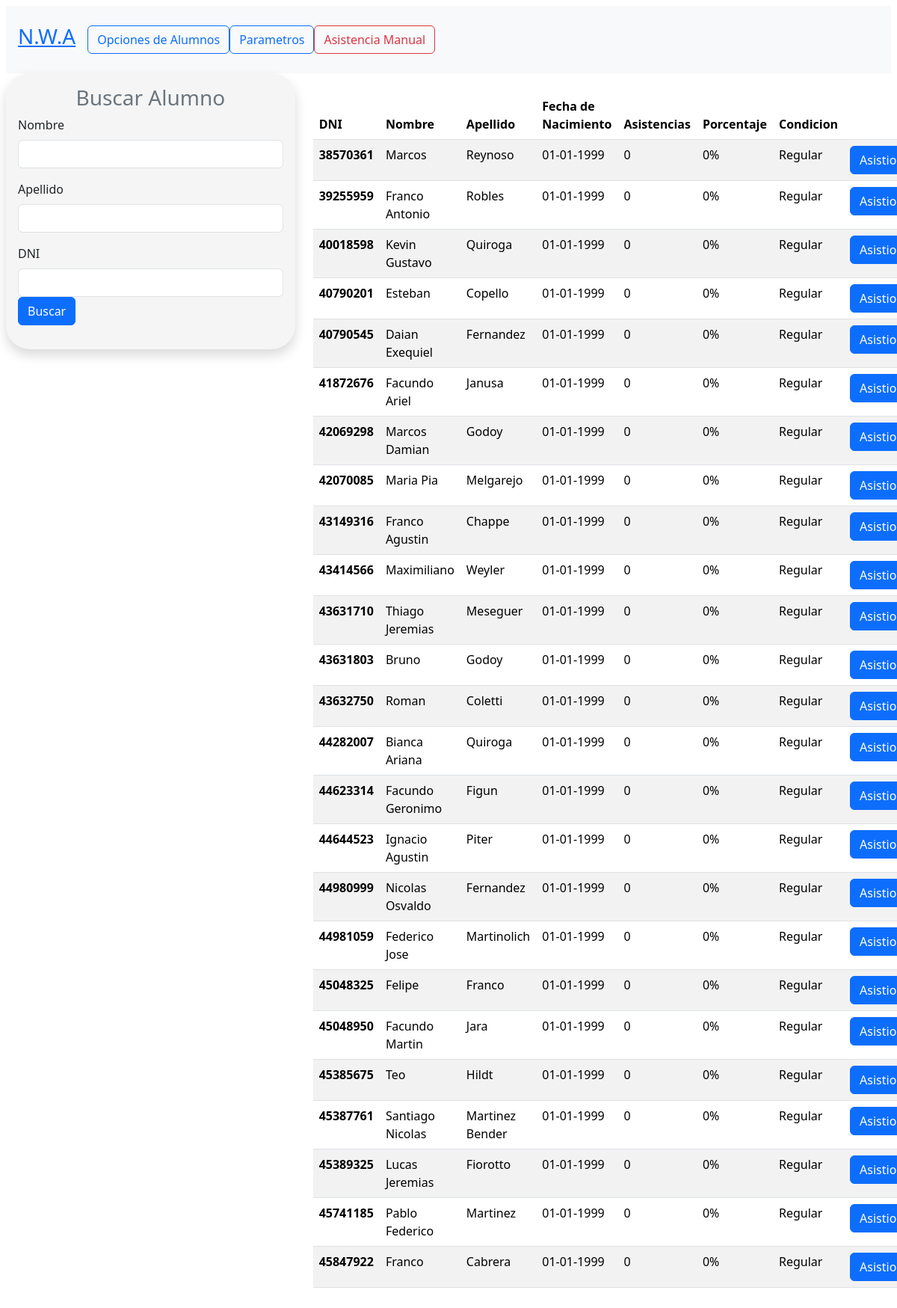
The app's page /home.php with its own data.
### tables this page shows
CREATE TABLE Alumno (
    alumn_DNI INT PRIMARY KEY,
    nombre VARCHAR(100) NOT NULL,
    apellido VARCHAR(100) NOT NULL,
    asistencias INT DEFAULT 0,
    fecha_nac DATE
);

### Alumno/buscarAlumno.php (called while the page is built, shortened)
<?php
            function buscarAlumno(){
                try {
                    $BD = Conexion::connect();
                    $query = 'SELECT alumn_DNI, nombre, apellido, asistencias, DATE_FORMAT(fecha_nac, "%d-%m-%Y") AS fecha_nac FROM alumno WHERE 1';
                    $stmt = $BD->prepare($query);
                    $stmt->execute();
                    $result = $stmt->get_result();
                    $alumnos = $result->fetch_all(MYSQLI_ASSOC);
                }catch (PDOException $e) {
                    die("Error: " . $e->getMessage());
                }
                return $alumnos;
            }
?>

### Alumno/Alumno.php (the view, shortened to what this page needs)
<?php
    class Alumno{
        public $alumn_DNI;
        function __construct($alumn_DNI,$nombre,$apellido,$fecha_nac,$asistencias){
            $this->alumn_DNI=$alumn_DNI;
            $this->nombre=$nombre;
            $this->apellido=$apellido;
            $this->fecha_nac=$fecha_nac;
        }
        public function mostrarAlumnos($alumno){?>
            <tr>
                <th class="porcentajeAlumno"  scope="row"><?php echo $alumno->alumn_DNI; ?></th>
                <td><?php echo $alumno->nombre; ?></td>
                <td><?php echo $alumno->apellido; ?></td>
                <td><?php echo $alumno->fecha_nac; ?></td>
                <td><?php $alumno->actualizarAsistencias();
                            echo $alumno->asistencias; ?></td>
                <td ><?php echo $alumno->alumnoPorcentaje($alumno) . "%"; ?></td>
                <td ><?php echo $alumno->condicionAlumno($alumno); ?></td>
                <td>
                    <?php
                        $condicion=$alumno->alumnoPorcentaje($alumno);
                        if ($condicion<100){
                            ?><a class="btn btn-small btn-primary" href="Alumno/Asistencia.php?alumn_DNI=<?= $alumno->alumn_DNI ?>">Asistio</a>
                        <?php
                        }elseif($condicion>=100){
                            ?><a class="btn btn-small btn-secondary">Asistio</a>
                            <?php
                        }
                    ?>
                </td>
            </tr>
        <?php
        }
            ?><tr>
            <?php
        public function alumnoPorcentaje($alumno)
        {
            try {
                $BD = Conexion::connect();
                $prof_DNI=123;
                $query = 'SELECT diasClases, porcentajeLibre, porcentajePromocion FROM profesor WHERE prof_DNI = ?';
                $stmt = $BD->prepare($query);
                $stmt->bind_param("i", $prof_DNI);
                $stmt->execute();
                $result = $stmt->get_result();
                $profesor = $result->fetch_all(MYSQLI_ASSOC);
                if (!empty($profesor) && isset($profesor[0]['diasClases'])) {
                    $diasClases = $profesor[0]['diasClases'];
                    $porcentaje = $alumno->asistencias * 100;
                    $porcentaje = $porcentaje / $diasClases;
                    $porcentaje = round($porcentaje, 0);
                } else {
                    $porcentaje = 0;
                }
            } catch (PDOException $e) {
                $e;
            }
            return $porcentaje;
        }
public function condicionAlumno($alumno) {
    try {
        $BD = Conexion::connect();
        $prof_DNI = 123;
        $query = 'SELECT porcentajeLibre, porcentajePromocion FROM profesor WHERE prof_DNI = ?';
        $stmt = $BD->prepare($query);
        $stmt->bind_param("i", $prof_DNI);
        $stmt->execute();
        $result = $stmt->get_result();
        $condicion="Regular";
    } catch (PDOException $e) {
        $e;
    }
    return $condicion;
}
    public function actualizarAsistencias() {
        try {
            $BD = Conexion::connect();
            $query = 'SELECT COUNT(*) as asistencias FROM Asistencia WHERE alumno_FK = ?';
            $stmt = $BD->prepare($query);
            $stmt->bind_param("i", $this->alumn_DNI);
            $stmt->execute();
            $result = $stmt->get_result();
            $row = $result->fetch_assoc();
            if ($row && isset($row['asistencias'])) {
                $this->asistencias = $row['asistencias'];
            }
            } catch (mysqli_sql_exception $e) {
            die("Error: " . $e->getMessage());
        }
    }
    }
?>

### home.php (shortened to what this page needs)
<?php
require_once("Alumno/Alumno.php");
require_once("Alumno/buscarAlumno.php");
?>
<!DOCTYPE html>
<html lang="esp">
<head>
    <link rel="stylesheet" href="Bootstrap/css/bootstrap.min.css" />
    <link rel="stylesheet" href="index.css"/>
</head>
<body class="p-2">
    <nav class="navbar navbar-expand-lg navbar-light  bg-light" id="nav">
        <a class="titulo" href="home.php">
            <h3 class=" text-center p-3">N.W.A</h3>
        </a>
        <a href="Alumno\insertAlumno.PHP" type="button" class="btn btn-outline-primary">Opciones de Alumnos</a>
        <a href="Asistencias\clases.PHP" type="button" class="btn btn-outline-primary">Parametros</a>
        <a type="button" class="btn btn-outline-danger" href="Asistencias\asistenciatardia.php" >Asistencia Manual</a>
    </nav>
    <div class="container-fluid row ">
        <form method="POST" action="home.php" class="col-4 p-3 shadow p-3 mb-5" id="buscar">
            <h3 class="text-center text-secondary">Buscar Alumno</h3>
            <div class="mb-3">
                <label for="nombre_alumno" class="form-label">Nombre</label>
                <input type="text" class="form-control" id="nombre_alumno" name="nombre" onkeydown="validarTecla(event)" />
            </div>
            <div class="mb-3">
                <label for="apellido_alumno" class="form-label">Apellido</label>
                <input type="text" class="form-control" id="apellido_alumno" name="apellido" onkeydown="validarTecla(event)" />
            </div>
            <div class="mb-3">
                <label for="DNI" class="form-label">DNI</label>
                <input type="text" class="form-control" id="alumn_DNI" name="alumn_DNI" onkeydown="validarNumerosTecla(event)"/>
                <button type="submit" class="btn btn-primary" name="btnRegistrar" value="ok">
                    Buscar
                </button>
            </div>
        </form>
        <div class="col-8 p-4" id="alumnos">
            <table class="table table-striped" >
                <thead class="columnas">
                    <tr>
                            <th scope="col">DNI</th>
                            <th scope="col">Nombre</th>
                            <th scope="col">Apellido</th>
                            <th scope="col">Fecha de Nacimiento</th>
                            <th scope="col">Asistencias</th>
                            <th scope="col">Porcentaje</th>
                            <th scope="col">Condicion</th>
                            <th scope="col"></th>
                    </tr>
                </thead>
                <tbody>
                    <?php
                    $alumnos = buscarAlumno();
                    foreach ($alumnos as $alumno_data) {
                        $alumno = new Alumno($alumno_data['alumn_DNI'], $alumno_data['nombre'], $alumno_data['apellido'], $alumno_data['fecha_nac'], $alumno_data['asistencias']);
                        $alumno->mostrarAlumnos($alumno);
                    }
                    ?>
                </tbody>
            </table>
        </div>
    </div>
</body>
</html>

### index.css (style rules this page uses)
#buscar { top: 95px; border: 3px; border-radius: 2rem; height: 26%; background-color: whitesmoke; position: sticky; }
#nav { position: sticky; top: 0.5px; }
.columnas { position: sticky; top: 90px; }

### records on screen
alumno: alumn_DNI "38570361", nombre "Marcos", apellido "Reynoso", fecha_nac "01-01-1999", asistencias "0", alumnoPorcentaje "0", condicionAlumno "Regular"
alumno: alumn_DNI "39255959", nombre "Franco Antonio", apellido "Robles", fecha_nac "01-01-1999", asistencias "0", alumnoPorcentaje "0", condicionAlumno "Regular"
alumno: alumn_DNI "40018598", nombre "Kevin Gustavo", apellido "Quiroga", fecha_nac "01-01-1999", asistencias "0", alumnoPorcentaje "0", condicionAlumno "Regular"
alumno: alumn_DNI "40790201", nombre "Esteban", apellido "Copello", fecha_nac "01-01-1999", asistencias "0", alumnoPorcentaje "0", condicionAlumno "Regular"
alumno: alumn_DNI "40790545", nombre "Daian Exequiel", apellido "Fernandez", fecha_nac "01-01-1999", asistencias "0", alumnoPorcentaje "0", condicionAlumno "Regular"
alumno: alumn_DNI "41872676", nombre "Facundo Ariel", apellido "Janusa", fecha_nac "01-01-1999", asistencias "0", alumnoPorcentaje "0", condicionAlumno "Regular"
alumno: alumn_DNI "42069298", nombre "Marcos Damian", apellido "Godoy", fecha_nac "01-01-1999", asistencias "0", alumnoPorcentaje "0", condicionAlumno "Regular"
alumno: alumn_DNI "42070085", nombre "Maria Pia", apellido "Melgarejo", fecha_nac "01-01-1999", asistencias "0", alumnoPorcentaje "0", condicionAlumno "Regular"
alumno: alumn_DNI "43149316", nombre "Franco Agustin", apellido "Chappe", fecha_nac "01-01-1999", asistencias "0", alumnoPorcentaje "0", condicionAlumno "Regular"
alumno: alumn_DNI "43414566", nombre "Maximiliano", apellido "Weyler", fecha_nac "01-01-1999", asistencias "0", alumnoPorcentaje "0", condicionAlumno "Regular"
alumno: alumn_DNI "43631710", nombre "Thiago Jeremias", apellido "Meseguer", fecha_nac "01-01-1999", asistencias "0", alumnoPorcentaje "0", condicionAlumno "Regular"
alumno: alumn_DNI "43631803", nombre "Bruno", apellido "Godoy", fecha_nac "01-01-1999", asistencias "0", alumnoPorcentaje "0", condicionAlumno "Regular"
alumno: alumn_DNI "43632750", nombre "Roman", apellido "Coletti", fecha_nac "01-01-1999", asistencias "0", alumnoPorcentaje "0", condicionAlumno "Regular"
alumno: alumn_DNI "44282007", nombre "Bianca Ariana", apellido "Quiroga", fecha_nac "01-01-1999", asistencias "0", alumnoPorcentaje "0", condicionAlumno "Regular"
alumno: alumn_DNI "44623314", nombre "Facundo Geronimo", apellido "Figun", fecha_nac "01-01-1999", asistencias "0", alumnoPorcentaje "0", condicionAlumno "Regular"
alumno: alumn_DNI "44644523", nombre "Ignacio Agustin", apellido "Piter", fecha_nac "01-01-1999", asistencias "0", alumnoPorcentaje "0", condicionAlumno "Regular"
alumno: alumn_DNI "44980999", nombre "Nicolas Osvaldo", apellido "Fernandez", fecha_nac "01-01-1999", asistencias "0", alumnoPorcentaje "0", condicionAlumno "Regular"
alumno: alumn_DNI "44981059", nombre "Federico Jose", apellido "Martinolich", fecha_nac "01-01-1999", asistencias "0", alumnoPorcentaje "0", condicionAlumno "Regular"
alumno: alumn_DNI "45048325", nombre "Felipe", apellido "Franco", fecha_nac "01-01-1999", asistencias "0", alumnoPorcentaje "0", condicionAlumno "Regular"
alumno: alumn_DNI "45048950", nombre "Facundo Martin", apellido "Jara", fecha_nac "01-01-1999", asistencias "0", alumnoPorcentaje "0", condicionAlumno "Regular"
alumno: alumn_DNI "45385675", nombre "Teo", apellido "Hildt", fecha_nac "01-01-1999", asistencias "0", alumnoPorcentaje "0", condicionAlumno "Regular"
alumno: alumn_DNI "45387761", nombre "Santiago Nicolas", apellido "Martinez Bender", fecha_nac "01-01-1999", asistencias "0", alumnoPorcentaje "0", condicionAlumno "Regular"
alumno: alumn_DNI "45389325", nombre "Lucas Jeremias", apellido "Fiorotto", fecha_nac "01-01-1999", asistencias "0", alumnoPorcentaje "0", condicionAlumno "Regular"
alumno: alumn_DNI "45741185", nombre "Pablo Federico", apellido "Martinez", fecha_nac "01-01-1999", asistencias "0", alumnoPorcentaje "0", condicionAlumno "Regular"
alumno: alumn_DNI "45847922", nombre "Franco", apellido "Cabrera", fecha_nac "01-01-1999", asistencias "0", alumnoPorcentaje "0", condicionAlumno "Regular"
